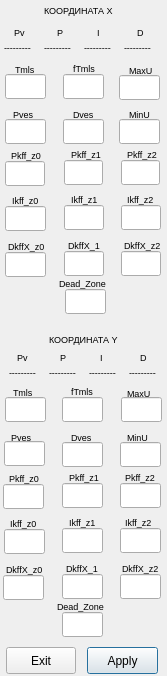
<?xml version="1.0" encoding="UTF-8"?>
<ui version="4.0">
 <class>PID</class>
 <widget class="QDialog" name="PID">
  <property name="geometry">
   <rect>
    <x>0</x>
    <y>0</y>
    <width>167</width>
    <height>676</height>
   </rect>
  </property>
  <property name="mouseTracking">
   <bool>true</bool>
  </property>
  <property name="windowTitle">
   <string>Dialog</string>
  </property>
  <widget class="QLineEdit" name="zonaX">
   <property name="geometry">
    <rect>
     <x>65</x>
     <y>289</y>
     <width>41</width>
     <height>25</height>
    </rect>
   </property>
   <property name="font">
    <font>
     <pointsize>8</pointsize>
    </font>
   </property>
   <property name="focusPolicy">
    <enum>Qt::ClickFocus</enum>
   </property>
   <property name="text">
    <string/>
   </property>
  </widget>
  <widget class="QLabel" name="label_PY">
   <property name="geometry">
    <rect>
     <x>60</x>
     <y>349</y>
     <width>16</width>
     <height>17</height>
    </rect>
   </property>
   <property name="font">
    <font>
     <pointsize>7</pointsize>
    </font>
   </property>
   <property name="text">
    <string>P</string>
   </property>
  </widget>
  <widget class="QLineEdit" name="minuY">
   <property name="geometry">
    <rect>
     <x>120</x>
     <y>442</y>
     <width>41</width>
     <height>25</height>
    </rect>
   </property>
   <property name="font">
    <font>
     <pointsize>8</pointsize>
    </font>
   </property>
   <property name="focusPolicy">
    <enum>Qt::ClickFocus</enum>
   </property>
   <property name="text">
    <string/>
   </property>
  </widget>
  <widget class="QLabel" name="label_TittleX">
   <property name="geometry">
    <rect>
     <x>44</x>
     <y>0</y>
     <width>80</width>
     <height>20</height>
    </rect>
   </property>
   <property name="font">
    <font>
     <pointsize>7</pointsize>
    </font>
   </property>
   <property name="text">
    <string>КООРДИНАТА Х</string>
   </property>
  </widget>
  <widget class="QLineEdit" name="zonaY">
   <property name="geometry">
    <rect>
     <x>62</x>
     <y>612</y>
     <width>41</width>
     <height>25</height>
    </rect>
   </property>
   <property name="font">
    <font>
     <pointsize>8</pointsize>
    </font>
   </property>
   <property name="focusPolicy">
    <enum>Qt::ClickFocus</enum>
   </property>
   <property name="text">
    <string/>
   </property>
  </widget>
  <widget class="QLineEdit" name="pkffY_1">
   <property name="geometry">
    <rect>
     <x>3</x>
     <y>484</y>
     <width>41</width>
     <height>25</height>
    </rect>
   </property>
   <property name="font">
    <font>
     <pointsize>8</pointsize>
    </font>
   </property>
   <property name="focusPolicy">
    <enum>Qt::ClickFocus</enum>
   </property>
   <property name="text">
    <string/>
   </property>
  </widget>
  <widget class="QLineEdit" name="dkffY_1">
   <property name="geometry">
    <rect>
     <x>3</x>
     <y>575</y>
     <width>41</width>
     <height>25</height>
    </rect>
   </property>
   <property name="font">
    <font>
     <pointsize>8</pointsize>
    </font>
   </property>
   <property name="focusPolicy">
    <enum>Qt::ClickFocus</enum>
   </property>
   <property name="text">
    <string/>
   </property>
  </widget>
  <widget class="QLabel" name="dX">
   <property name="geometry">
    <rect>
     <x>124</x>
     <y>39</y>
     <width>41</width>
     <height>17</height>
    </rect>
   </property>
   <property name="font">
    <font>
     <pointsize>7</pointsize>
    </font>
   </property>
   <property name="text">
    <string>---------</string>
   </property>
  </widget>
  <widget class="QLabel" name="pVX">
   <property name="geometry">
    <rect>
     <x>4</x>
     <y>39</y>
     <width>41</width>
     <height>17</height>
    </rect>
   </property>
   <property name="font">
    <font>
     <pointsize>7</pointsize>
    </font>
   </property>
   <property name="text">
    <string>---------</string>
   </property>
  </widget>
  <widget class="QLineEdit" name="dvesY">
   <property name="geometry">
    <rect>
     <x>62</x>
     <y>442</y>
     <width>41</width>
     <height>25</height>
    </rect>
   </property>
   <property name="font">
    <font>
     <pointsize>8</pointsize>
    </font>
   </property>
   <property name="focusPolicy">
    <enum>Qt::ClickFocus</enum>
   </property>
   <property name="text">
    <string/>
   </property>
  </widget>
  <widget class="QPushButton" name="Apply">
   <property name="geometry">
    <rect>
     <x>87</x>
     <y>647</y>
     <width>71</width>
     <height>27</height>
    </rect>
   </property>
   <property name="text">
    <string>Apply</string>
   </property>
  </widget>
  <widget class="QLineEdit" name="pvesY">
   <property name="geometry">
    <rect>
     <x>4</x>
     <y>441</y>
     <width>41</width>
     <height>25</height>
    </rect>
   </property>
   <property name="font">
    <font>
     <pointsize>8</pointsize>
    </font>
   </property>
   <property name="focusPolicy">
    <enum>Qt::ClickFocus</enum>
   </property>
   <property name="text">
    <string/>
   </property>
  </widget>
  <widget class="QLabel" name="dY">
   <property name="geometry">
    <rect>
     <x>129</x>
     <y>364</y>
     <width>41</width>
     <height>17</height>
    </rect>
   </property>
   <property name="font">
    <font>
     <pointsize>7</pointsize>
    </font>
   </property>
   <property name="text">
    <string>---------</string>
   </property>
  </widget>
  <widget class="QLabel" name="pVY">
   <property name="geometry">
    <rect>
     <x>9</x>
     <y>364</y>
     <width>41</width>
     <height>17</height>
    </rect>
   </property>
   <property name="font">
    <font>
     <pointsize>7</pointsize>
    </font>
   </property>
   <property name="text">
    <string>---------</string>
   </property>
  </widget>
  <widget class="QLineEdit" name="dkffX_1">
   <property name="geometry">
    <rect>
     <x>5</x>
     <y>252</y>
     <width>41</width>
     <height>25</height>
    </rect>
   </property>
   <property name="font">
    <font>
     <pointsize>8</pointsize>
    </font>
   </property>
   <property name="focusPolicy">
    <enum>Qt::ClickFocus</enum>
   </property>
   <property name="text">
    <string/>
   </property>
  </widget>
  <widget class="QLabel" name="label_IY">
   <property name="geometry">
    <rect>
     <x>100</x>
     <y>349</y>
     <width>16</width>
     <height>17</height>
    </rect>
   </property>
   <property name="font">
    <font>
     <pointsize>7</pointsize>
    </font>
   </property>
   <property name="text">
    <string>I</string>
   </property>
  </widget>
  <widget class="QLabel" name="label_MaxUX">
   <property name="geometry">
    <rect>
     <x>129</x>
     <y>62</y>
     <width>31</width>
     <height>17</height>
    </rect>
   </property>
   <property name="font">
    <font>
     <pointsize>7</pointsize>
    </font>
   </property>
   <property name="text">
    <string>MaxU</string>
   </property>
  </widget>
  <widget class="QPushButton" name="Exit">
   <property name="geometry">
    <rect>
     <x>6</x>
     <y>647</y>
     <width>70</width>
     <height>27</height>
    </rect>
   </property>
   <property name="text">
    <string>Exit</string>
   </property>
  </widget>
  <widget class="QLabel" name="label_PvX">
   <property name="geometry">
    <rect>
     <x>14</x>
     <y>24</y>
     <width>21</width>
     <height>17</height>
    </rect>
   </property>
   <property name="font">
    <font>
     <pointsize>7</pointsize>
    </font>
   </property>
   <property name="text">
    <string>Pv</string>
   </property>
  </widget>
  <widget class="QLineEdit" name="minuX">
   <property name="geometry">
    <rect>
     <x>119</x>
     <y>119</y>
     <width>41</width>
     <height>25</height>
    </rect>
   </property>
   <property name="font">
    <font>
     <pointsize>8</pointsize>
    </font>
   </property>
   <property name="focusPolicy">
    <enum>Qt::ClickFocus</enum>
   </property>
   <property name="text">
    <string/>
   </property>
  </widget>
  <widget class="QLineEdit" name="tkffX_1">
   <property name="geometry">
    <rect>
     <x>5</x>
     <y>206</y>
     <width>41</width>
     <height>25</height>
    </rect>
   </property>
   <property name="font">
    <font>
     <pointsize>8</pointsize>
    </font>
   </property>
   <property name="focusPolicy">
    <enum>Qt::ClickFocus</enum>
   </property>
   <property name="text">
    <string/>
   </property>
  </widget>
  <widget class="QLabel" name="label_PvY">
   <property name="geometry">
    <rect>
     <x>17</x>
     <y>349</y>
     <width>21</width>
     <height>17</height>
    </rect>
   </property>
   <property name="font">
    <font>
     <pointsize>7</pointsize>
    </font>
   </property>
   <property name="text">
    <string>Pv</string>
   </property>
  </widget>
  <widget class="QLabel" name="label_DX">
   <property name="geometry">
    <rect>
     <x>137</x>
     <y>24</y>
     <width>16</width>
     <height>17</height>
    </rect>
   </property>
   <property name="font">
    <font>
     <pointsize>7</pointsize>
    </font>
   </property>
   <property name="text">
    <string>D</string>
   </property>
  </widget>
  <widget class="QLabel" name="label_PvesX">
   <property name="geometry">
    <rect>
     <x>13</x>
     <y>106</y>
     <width>31</width>
     <height>17</height>
    </rect>
   </property>
   <property name="font">
    <font>
     <pointsize>7</pointsize>
    </font>
   </property>
   <property name="text">
    <string>Pves</string>
   </property>
  </widget>
  <widget class="QLineEdit" name="tmlsX">
   <property name="geometry">
    <rect>
     <x>5</x>
     <y>74</y>
     <width>41</width>
     <height>25</height>
    </rect>
   </property>
   <property name="font">
    <font>
     <pointsize>8</pointsize>
    </font>
   </property>
   <property name="focusPolicy">
    <enum>Qt::ClickFocus</enum>
   </property>
   <property name="text">
    <string/>
   </property>
  </widget>
  <widget class="QLabel" name="label_DkffX_1">
   <property name="geometry">
    <rect>
     <x>8</x>
     <y>238</y>
     <width>40</width>
     <height>17</height>
    </rect>
   </property>
   <property name="font">
    <font>
     <pointsize>7</pointsize>
    </font>
   </property>
   <property name="text">
    <string>DkffX_z0</string>
   </property>
  </widget>
  <widget class="QLineEdit" name="maxuY">
   <property name="geometry">
    <rect>
     <x>121</x>
     <y>397</y>
     <width>41</width>
     <height>25</height>
    </rect>
   </property>
   <property name="font">
    <font>
     <pointsize>8</pointsize>
    </font>
   </property>
   <property name="focusPolicy">
    <enum>Qt::ClickFocus</enum>
   </property>
   <property name="text">
    <string/>
   </property>
  </widget>
  <widget class="QLineEdit" name="maxuX">
   <property name="geometry">
    <rect>
     <x>119</x>
     <y>75</y>
     <width>41</width>
     <height>25</height>
    </rect>
   </property>
   <property name="font">
    <font>
     <pointsize>8</pointsize>
    </font>
   </property>
   <property name="focusPolicy">
    <enum>Qt::ClickFocus</enum>
   </property>
   <property name="text">
    <string/>
   </property>
  </widget>
  <widget class="QLineEdit" name="tmlsY">
   <property name="geometry">
    <rect>
     <x>5</x>
     <y>397</y>
     <width>41</width>
     <height>25</height>
    </rect>
   </property>
   <property name="font">
    <font>
     <pointsize>8</pointsize>
    </font>
   </property>
   <property name="focusPolicy">
    <enum>Qt::ClickFocus</enum>
   </property>
   <property name="text">
    <string/>
   </property>
  </widget>
  <widget class="QLabel" name="label_IX">
   <property name="geometry">
    <rect>
     <x>97</x>
     <y>24</y>
     <width>16</width>
     <height>17</height>
    </rect>
   </property>
   <property name="font">
    <font>
     <pointsize>7</pointsize>
    </font>
   </property>
   <property name="text">
    <string>I</string>
   </property>
  </widget>
  <widget class="QLabel" name="label_PX">
   <property name="geometry">
    <rect>
     <x>57</x>
     <y>24</y>
     <width>16</width>
     <height>17</height>
    </rect>
   </property>
   <property name="font">
    <font>
     <pointsize>7</pointsize>
    </font>
   </property>
   <property name="text">
    <string>P</string>
   </property>
  </widget>
  <widget class="QLineEdit" name="tkffY_1">
   <property name="geometry">
    <rect>
     <x>4</x>
     <y>529</y>
     <width>41</width>
     <height>25</height>
    </rect>
   </property>
   <property name="font">
    <font>
     <pointsize>8</pointsize>
    </font>
   </property>
   <property name="focusPolicy">
    <enum>Qt::ClickFocus</enum>
   </property>
   <property name="text">
    <string/>
   </property>
  </widget>
  <widget class="QLabel" name="label_DY">
   <property name="geometry">
    <rect>
     <x>140</x>
     <y>349</y>
     <width>16</width>
     <height>17</height>
    </rect>
   </property>
   <property name="font">
    <font>
     <pointsize>7</pointsize>
    </font>
   </property>
   <property name="text">
    <string>D</string>
   </property>
  </widget>
  <widget class="QLineEdit" name="pkffX_1">
   <property name="geometry">
    <rect>
     <x>5</x>
     <y>161</y>
     <width>40</width>
     <height>25</height>
    </rect>
   </property>
   <property name="font">
    <font>
     <pointsize>8</pointsize>
    </font>
   </property>
   <property name="focusPolicy">
    <enum>Qt::ClickFocus</enum>
   </property>
   <property name="text">
    <string/>
   </property>
  </widget>
  <widget class="QLabel" name="pX">
   <property name="geometry">
    <rect>
     <x>44</x>
     <y>39</y>
     <width>41</width>
     <height>17</height>
    </rect>
   </property>
   <property name="font">
    <font>
     <pointsize>7</pointsize>
    </font>
   </property>
   <property name="text">
    <string>---------</string>
   </property>
  </widget>
  <widget class="QLabel" name="label_MinUX">
   <property name="geometry">
    <rect>
     <x>129</x>
     <y>106</y>
     <width>31</width>
     <height>17</height>
    </rect>
   </property>
   <property name="font">
    <font>
     <pointsize>7</pointsize>
    </font>
   </property>
   <property name="text">
    <string>MinU</string>
   </property>
  </widget>
  <widget class="QLineEdit" name="dvesX">
   <property name="geometry">
    <rect>
     <x>63</x>
     <y>119</y>
     <width>41</width>
     <height>25</height>
    </rect>
   </property>
   <property name="font">
    <font>
     <pointsize>8</pointsize>
    </font>
   </property>
   <property name="focusPolicy">
    <enum>Qt::ClickFocus</enum>
   </property>
   <property name="text">
    <string/>
   </property>
  </widget>
  <widget class="QLabel" name="label_PkffX_1">
   <property name="geometry">
    <rect>
     <x>11</x>
     <y>147</y>
     <width>31</width>
     <height>17</height>
    </rect>
   </property>
   <property name="font">
    <font>
     <pointsize>7</pointsize>
    </font>
   </property>
   <property name="text">
    <string>Pkff_z0</string>
   </property>
  </widget>
  <widget class="QLabel" name="iY">
   <property name="geometry">
    <rect>
     <x>89</x>
     <y>364</y>
     <width>41</width>
     <height>17</height>
    </rect>
   </property>
   <property name="font">
    <font>
     <pointsize>7</pointsize>
    </font>
   </property>
   <property name="text">
    <string>---------</string>
   </property>
  </widget>
  <widget class="QLabel" name="label_TittleY">
   <property name="geometry">
    <rect>
     <x>49</x>
     <y>329</y>
     <width>80</width>
     <height>20</height>
    </rect>
   </property>
   <property name="font">
    <font>
     <pointsize>7</pointsize>
    </font>
   </property>
   <property name="text">
    <string>КООРДИНАТА Y</string>
   </property>
  </widget>
  <widget class="QLineEdit" name="pvesX">
   <property name="geometry">
    <rect>
     <x>5</x>
     <y>119</y>
     <width>41</width>
     <height>25</height>
    </rect>
   </property>
   <property name="font">
    <font>
     <pointsize>8</pointsize>
    </font>
   </property>
   <property name="focusPolicy">
    <enum>Qt::ClickFocus</enum>
   </property>
   <property name="text">
    <string/>
   </property>
  </widget>
  <widget class="QLabel" name="iX">
   <property name="geometry">
    <rect>
     <x>84</x>
     <y>39</y>
     <width>41</width>
     <height>17</height>
    </rect>
   </property>
   <property name="font">
    <font>
     <pointsize>7</pointsize>
    </font>
   </property>
   <property name="text">
    <string>---------</string>
   </property>
  </widget>
  <widget class="QLabel" name="pY">
   <property name="geometry">
    <rect>
     <x>49</x>
     <y>364</y>
     <width>41</width>
     <height>17</height>
    </rect>
   </property>
   <property name="font">
    <font>
     <pointsize>7</pointsize>
    </font>
   </property>
   <property name="text">
    <string>---------</string>
   </property>
  </widget>
  <widget class="QLabel" name="label_TkffX_1">
   <property name="geometry">
    <rect>
     <x>12</x>
     <y>192</y>
     <width>31</width>
     <height>17</height>
    </rect>
   </property>
   <property name="font">
    <font>
     <pointsize>7</pointsize>
    </font>
   </property>
   <property name="text">
    <string>Ikff_z0</string>
   </property>
  </widget>
  <widget class="QLabel" name="label_DvesX">
   <property name="geometry">
    <rect>
     <x>73</x>
     <y>106</y>
     <width>31</width>
     <height>17</height>
    </rect>
   </property>
   <property name="font">
    <font>
     <pointsize>7</pointsize>
    </font>
   </property>
   <property name="text">
    <string>Dves</string>
   </property>
  </widget>
  <widget class="QLabel" name="label_TmlsX">
   <property name="geometry">
    <rect>
     <x>15</x>
     <y>61</y>
     <width>31</width>
     <height>17</height>
    </rect>
   </property>
   <property name="font">
    <font>
     <pointsize>7</pointsize>
    </font>
   </property>
   <property name="text">
    <string>Tmls</string>
   </property>
  </widget>
  <widget class="QLabel" name="label_ZonaX">
   <property name="geometry">
    <rect>
     <x>59</x>
     <y>273</y>
     <width>51</width>
     <height>20</height>
    </rect>
   </property>
   <property name="font">
    <font>
     <pointsize>7</pointsize>
    </font>
   </property>
   <property name="text">
    <string>Dead_Zone</string>
   </property>
  </widget>
  <widget class="QLineEdit" name="fTX">
   <property name="geometry">
    <rect>
     <x>63</x>
     <y>74</y>
     <width>41</width>
     <height>25</height>
    </rect>
   </property>
   <property name="font">
    <font>
     <pointsize>8</pointsize>
    </font>
   </property>
   <property name="focusPolicy">
    <enum>Qt::ClickFocus</enum>
   </property>
   <property name="text">
    <string/>
   </property>
  </widget>
  <widget class="QLabel" name="label_FTX">
   <property name="geometry">
    <rect>
     <x>73</x>
     <y>60</y>
     <width>31</width>
     <height>17</height>
    </rect>
   </property>
   <property name="font">
    <font>
     <pointsize>7</pointsize>
    </font>
   </property>
   <property name="text">
    <string>fTmls</string>
   </property>
  </widget>
  <widget class="QLineEdit" name="fTY">
   <property name="geometry">
    <rect>
     <x>62</x>
     <y>397</y>
     <width>41</width>
     <height>25</height>
    </rect>
   </property>
   <property name="font">
    <font>
     <pointsize>8</pointsize>
    </font>
   </property>
   <property name="focusPolicy">
    <enum>Qt::ClickFocus</enum>
   </property>
   <property name="text">
    <string/>
   </property>
  </widget>
  <widget class="QLabel" name="label_DkffX_2">
   <property name="geometry">
    <rect>
     <x>68</x>
     <y>237</y>
     <width>40</width>
     <height>17</height>
    </rect>
   </property>
   <property name="font">
    <font>
     <pointsize>7</pointsize>
    </font>
   </property>
   <property name="text">
    <string>DkffX_1</string>
   </property>
  </widget>
  <widget class="QLineEdit" name="pkffX_2">
   <property name="geometry">
    <rect>
     <x>64</x>
     <y>160</y>
     <width>39</width>
     <height>25</height>
    </rect>
   </property>
   <property name="font">
    <font>
     <pointsize>8</pointsize>
    </font>
   </property>
   <property name="focusPolicy">
    <enum>Qt::ClickFocus</enum>
   </property>
   <property name="text">
    <string/>
   </property>
  </widget>
  <widget class="QLabel" name="label_PkffX_2">
   <property name="geometry">
    <rect>
     <x>71</x>
     <y>146</y>
     <width>30</width>
     <height>17</height>
    </rect>
   </property>
   <property name="font">
    <font>
     <pointsize>7</pointsize>
    </font>
   </property>
   <property name="text">
    <string>Pkff_z1</string>
   </property>
  </widget>
  <widget class="QLineEdit" name="dkffX_2">
   <property name="geometry">
    <rect>
     <x>64</x>
     <y>251</y>
     <width>40</width>
     <height>25</height>
    </rect>
   </property>
   <property name="font">
    <font>
     <pointsize>8</pointsize>
    </font>
   </property>
   <property name="focusPolicy">
    <enum>Qt::ClickFocus</enum>
   </property>
   <property name="text">
    <string/>
   </property>
  </widget>
  <widget class="QLineEdit" name="tkffX_2">
   <property name="geometry">
    <rect>
     <x>64</x>
     <y>205</y>
     <width>40</width>
     <height>25</height>
    </rect>
   </property>
   <property name="font">
    <font>
     <pointsize>8</pointsize>
    </font>
   </property>
   <property name="focusPolicy">
    <enum>Qt::ClickFocus</enum>
   </property>
   <property name="text">
    <string/>
   </property>
  </widget>
  <widget class="QLabel" name="label_TkffX_2">
   <property name="geometry">
    <rect>
     <x>71</x>
     <y>191</y>
     <width>30</width>
     <height>17</height>
    </rect>
   </property>
   <property name="font">
    <font>
     <pointsize>7</pointsize>
    </font>
   </property>
   <property name="text">
    <string>Ikff_z1</string>
   </property>
  </widget>
  <widget class="QLabel" name="label_DkffX_3">
   <property name="geometry">
    <rect>
     <x>124</x>
     <y>237</y>
     <width>40</width>
     <height>17</height>
    </rect>
   </property>
   <property name="font">
    <font>
     <pointsize>7</pointsize>
    </font>
   </property>
   <property name="text">
    <string>DkffX_z2</string>
   </property>
  </widget>
  <widget class="QLineEdit" name="pkffX_3">
   <property name="geometry">
    <rect>
     <x>121</x>
     <y>160</y>
     <width>39</width>
     <height>25</height>
    </rect>
   </property>
   <property name="font">
    <font>
     <pointsize>8</pointsize>
    </font>
   </property>
   <property name="focusPolicy">
    <enum>Qt::ClickFocus</enum>
   </property>
   <property name="text">
    <string/>
   </property>
  </widget>
  <widget class="QLabel" name="label_PkffX_3">
   <property name="geometry">
    <rect>
     <x>127</x>
     <y>146</y>
     <width>30</width>
     <height>17</height>
    </rect>
   </property>
   <property name="font">
    <font>
     <pointsize>7</pointsize>
    </font>
   </property>
   <property name="text">
    <string>Pkff_z2</string>
   </property>
  </widget>
  <widget class="QLineEdit" name="dkffX_3">
   <property name="geometry">
    <rect>
     <x>121</x>
     <y>251</y>
     <width>40</width>
     <height>25</height>
    </rect>
   </property>
   <property name="font">
    <font>
     <pointsize>8</pointsize>
    </font>
   </property>
   <property name="focusPolicy">
    <enum>Qt::ClickFocus</enum>
   </property>
   <property name="text">
    <string/>
   </property>
  </widget>
  <widget class="QLineEdit" name="tkffX_3">
   <property name="geometry">
    <rect>
     <x>121</x>
     <y>205</y>
     <width>40</width>
     <height>25</height>
    </rect>
   </property>
   <property name="font">
    <font>
     <pointsize>8</pointsize>
    </font>
   </property>
   <property name="focusPolicy">
    <enum>Qt::ClickFocus</enum>
   </property>
   <property name="text">
    <string/>
   </property>
  </widget>
  <widget class="QLabel" name="label_TkffX_3">
   <property name="geometry">
    <rect>
     <x>127</x>
     <y>191</y>
     <width>30</width>
     <height>17</height>
    </rect>
   </property>
   <property name="font">
    <font>
     <pointsize>7</pointsize>
    </font>
   </property>
   <property name="text">
    <string>Ikff_z2</string>
   </property>
  </widget>
  <widget class="QLineEdit" name="tkffY_2">
   <property name="geometry">
    <rect>
     <x>62</x>
     <y>528</y>
     <width>41</width>
     <height>25</height>
    </rect>
   </property>
   <property name="font">
    <font>
     <pointsize>8</pointsize>
    </font>
   </property>
   <property name="focusPolicy">
    <enum>Qt::ClickFocus</enum>
   </property>
   <property name="text">
    <string/>
   </property>
  </widget>
  <widget class="QLineEdit" name="pkffY_2">
   <property name="geometry">
    <rect>
     <x>62</x>
     <y>483</y>
     <width>41</width>
     <height>25</height>
    </rect>
   </property>
   <property name="font">
    <font>
     <pointsize>8</pointsize>
    </font>
   </property>
   <property name="focusPolicy">
    <enum>Qt::ClickFocus</enum>
   </property>
   <property name="text">
    <string/>
   </property>
  </widget>
  <widget class="QLineEdit" name="dkffY_2">
   <property name="geometry">
    <rect>
     <x>62</x>
     <y>574</y>
     <width>41</width>
     <height>25</height>
    </rect>
   </property>
   <property name="font">
    <font>
     <pointsize>8</pointsize>
    </font>
   </property>
   <property name="focusPolicy">
    <enum>Qt::ClickFocus</enum>
   </property>
   <property name="text">
    <string/>
   </property>
  </widget>
  <widget class="QLineEdit" name="tkffY_3">
   <property name="geometry">
    <rect>
     <x>120</x>
     <y>528</y>
     <width>41</width>
     <height>25</height>
    </rect>
   </property>
   <property name="font">
    <font>
     <pointsize>8</pointsize>
    </font>
   </property>
   <property name="focusPolicy">
    <enum>Qt::ClickFocus</enum>
   </property>
   <property name="text">
    <string/>
   </property>
  </widget>
  <widget class="QLineEdit" name="pkffY_3">
   <property name="geometry">
    <rect>
     <x>120</x>
     <y>483</y>
     <width>41</width>
     <height>25</height>
    </rect>
   </property>
   <property name="font">
    <font>
     <pointsize>8</pointsize>
    </font>
   </property>
   <property name="focusPolicy">
    <enum>Qt::ClickFocus</enum>
   </property>
   <property name="text">
    <string/>
   </property>
  </widget>
  <widget class="QLineEdit" name="dkffY_3">
   <property name="geometry">
    <rect>
     <x>120</x>
     <y>574</y>
     <width>41</width>
     <height>25</height>
    </rect>
   </property>
   <property name="font">
    <font>
     <pointsize>8</pointsize>
    </font>
   </property>
   <property name="focusPolicy">
    <enum>Qt::ClickFocus</enum>
   </property>
   <property name="text">
    <string/>
   </property>
  </widget>
  <widget class="QLabel" name="label_DkffY_1">
   <property name="geometry">
    <rect>
     <x>6</x>
     <y>561</y>
     <width>40</width>
     <height>17</height>
    </rect>
   </property>
   <property name="font">
    <font>
     <pointsize>7</pointsize>
    </font>
   </property>
   <property name="text">
    <string>DkffX_z0</string>
   </property>
  </widget>
  <widget class="QLabel" name="label_DkffY_3">
   <property name="geometry">
    <rect>
     <x>122</x>
     <y>560</y>
     <width>40</width>
     <height>17</height>
    </rect>
   </property>
   <property name="font">
    <font>
     <pointsize>7</pointsize>
    </font>
   </property>
   <property name="text">
    <string>DkffX_z2</string>
   </property>
  </widget>
  <widget class="QLabel" name="label_MaxUY">
   <property name="geometry">
    <rect>
     <x>127</x>
     <y>385</y>
     <width>31</width>
     <height>17</height>
    </rect>
   </property>
   <property name="font">
    <font>
     <pointsize>7</pointsize>
    </font>
   </property>
   <property name="text">
    <string>MaxU</string>
   </property>
  </widget>
  <widget class="QLabel" name="label_TmlsY">
   <property name="geometry">
    <rect>
     <x>13</x>
     <y>384</y>
     <width>31</width>
     <height>17</height>
    </rect>
   </property>
   <property name="font">
    <font>
     <pointsize>7</pointsize>
    </font>
   </property>
   <property name="text">
    <string>Tmls</string>
   </property>
  </widget>
  <widget class="QLabel" name="label_DvesY">
   <property name="geometry">
    <rect>
     <x>71</x>
     <y>429</y>
     <width>31</width>
     <height>17</height>
    </rect>
   </property>
   <property name="font">
    <font>
     <pointsize>7</pointsize>
    </font>
   </property>
   <property name="text">
    <string>Dves</string>
   </property>
  </widget>
  <widget class="QLabel" name="label_FTY">
   <property name="geometry">
    <rect>
     <x>71</x>
     <y>383</y>
     <width>31</width>
     <height>17</height>
    </rect>
   </property>
   <property name="font">
    <font>
     <pointsize>7</pointsize>
    </font>
   </property>
   <property name="text">
    <string>fTmls</string>
   </property>
  </widget>
  <widget class="QLabel" name="label_TkffY_2">
   <property name="geometry">
    <rect>
     <x>69</x>
     <y>514</y>
     <width>30</width>
     <height>17</height>
    </rect>
   </property>
   <property name="font">
    <font>
     <pointsize>7</pointsize>
    </font>
   </property>
   <property name="text">
    <string>Ikff_z1</string>
   </property>
  </widget>
  <widget class="QLabel" name="label_PkffY_3">
   <property name="geometry">
    <rect>
     <x>125</x>
     <y>469</y>
     <width>30</width>
     <height>17</height>
    </rect>
   </property>
   <property name="font">
    <font>
     <pointsize>7</pointsize>
    </font>
   </property>
   <property name="text">
    <string>Pkff_z2</string>
   </property>
  </widget>
  <widget class="QLabel" name="label_ZonaY">
   <property name="geometry">
    <rect>
     <x>57</x>
     <y>596</y>
     <width>51</width>
     <height>20</height>
    </rect>
   </property>
   <property name="font">
    <font>
     <pointsize>7</pointsize>
    </font>
   </property>
   <property name="text">
    <string>Dead_Zone</string>
   </property>
  </widget>
  <widget class="QLabel" name="label_PvesY">
   <property name="geometry">
    <rect>
     <x>11</x>
     <y>429</y>
     <width>31</width>
     <height>17</height>
    </rect>
   </property>
   <property name="font">
    <font>
     <pointsize>7</pointsize>
    </font>
   </property>
   <property name="text">
    <string>Pves</string>
   </property>
  </widget>
  <widget class="QLabel" name="label_PkffY_1">
   <property name="geometry">
    <rect>
     <x>9</x>
     <y>470</y>
     <width>31</width>
     <height>17</height>
    </rect>
   </property>
   <property name="font">
    <font>
     <pointsize>7</pointsize>
    </font>
   </property>
   <property name="text">
    <string>Pkff_z0</string>
   </property>
  </widget>
  <widget class="QLabel" name="label_TkffY_3">
   <property name="geometry">
    <rect>
     <x>125</x>
     <y>514</y>
     <width>30</width>
     <height>17</height>
    </rect>
   </property>
   <property name="font">
    <font>
     <pointsize>7</pointsize>
    </font>
   </property>
   <property name="text">
    <string>Ikff_z2</string>
   </property>
  </widget>
  <widget class="QLabel" name="label_MinUY">
   <property name="geometry">
    <rect>
     <x>127</x>
     <y>429</y>
     <width>31</width>
     <height>17</height>
    </rect>
   </property>
   <property name="font">
    <font>
     <pointsize>7</pointsize>
    </font>
   </property>
   <property name="text">
    <string>MinU</string>
   </property>
  </widget>
  <widget class="QLabel" name="label_DkffY_2">
   <property name="geometry">
    <rect>
     <x>66</x>
     <y>560</y>
     <width>40</width>
     <height>17</height>
    </rect>
   </property>
   <property name="font">
    <font>
     <pointsize>7</pointsize>
    </font>
   </property>
   <property name="text">
    <string>DkffX_1</string>
   </property>
  </widget>
  <widget class="QLabel" name="label_PkffY_2">
   <property name="geometry">
    <rect>
     <x>69</x>
     <y>469</y>
     <width>30</width>
     <height>17</height>
    </rect>
   </property>
   <property name="font">
    <font>
     <pointsize>7</pointsize>
    </font>
   </property>
   <property name="text">
    <string>Pkff_z1</string>
   </property>
  </widget>
  <widget class="QLabel" name="label_TkffY_1">
   <property name="geometry">
    <rect>
     <x>10</x>
     <y>515</y>
     <width>31</width>
     <height>17</height>
    </rect>
   </property>
   <property name="font">
    <font>
     <pointsize>7</pointsize>
    </font>
   </property>
   <property name="text">
    <string>Ikff_z0</string>
   </property>
  </widget>
 </widget>
 <resources/>
 <connections/>
</ui>
